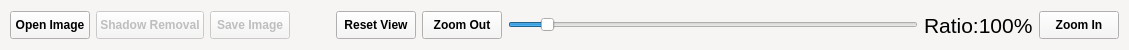
<?xml version="1.0" encoding="UTF-8"?>
<ui version="4.0">
 <class>MenuBar</class>
 <widget class="QWidget" name="MenuBar">
  <property name="geometry">
   <rect>
    <x>0</x>
    <y>0</y>
    <width>1129</width>
    <height>52</height>
   </rect>
  </property>
  <property name="minimumSize">
   <size>
    <width>0</width>
    <height>52</height>
   </size>
  </property>
  <property name="maximumSize">
   <size>
    <width>1152</width>
    <height>52</height>
   </size>
  </property>
  <property name="windowTitle">
   <string>Form</string>
  </property>
  <property name="toolTipDuration">
   <number>0</number>
  </property>
  <property name="styleSheet">
   <string notr="true">background-color: rgb(246, 245, 244);
border-color: rgb(94, 92, 100);</string>
  </property>
  <layout class="QHBoxLayout" name="horizontalLayout">
   <property name="sizeConstraint">
    <enum>QLayout::SetMinAndMaxSize</enum>
   </property>
   <property name="leftMargin">
    <number>10</number>
   </property>
   <property name="topMargin">
    <number>5</number>
   </property>
   <property name="rightMargin">
    <number>10</number>
   </property>
   <property name="bottomMargin">
    <number>5</number>
   </property>
   <item>
    <widget class="QPushButton" name="btn_open_img">
     <property name="enabled">
      <bool>true</bool>
     </property>
     <property name="sizePolicy">
      <sizepolicy hsizetype="Fixed" vsizetype="Fixed">
       <horstretch>0</horstretch>
       <verstretch>0</verstretch>
      </sizepolicy>
     </property>
     <property name="minimumSize">
      <size>
       <width>0</width>
       <height>28</height>
      </size>
     </property>
     <property name="maximumSize">
      <size>
       <width>16777215</width>
       <height>28</height>
      </size>
     </property>
     <property name="font">
      <font>
       <bold>true</bold>
      </font>
     </property>
     <property name="toolTipDuration">
      <number>-1</number>
     </property>
     <property name="autoFillBackground">
      <bool>false</bool>
     </property>
     <property name="styleSheet">
      <string notr="true"/>
     </property>
     <property name="text">
      <string>Open Image</string>
     </property>
     <property name="autoDefault">
      <bool>false</bool>
     </property>
     <property name="flat">
      <bool>false</bool>
     </property>
    </widget>
   </item>
   <item>
    <widget class="QPushButton" name="btn_shadow_removal">
     <property name="enabled">
      <bool>false</bool>
     </property>
     <property name="sizePolicy">
      <sizepolicy hsizetype="Fixed" vsizetype="Fixed">
       <horstretch>0</horstretch>
       <verstretch>0</verstretch>
      </sizepolicy>
     </property>
     <property name="minimumSize">
      <size>
       <width>0</width>
       <height>28</height>
      </size>
     </property>
     <property name="maximumSize">
      <size>
       <width>16777215</width>
       <height>28</height>
      </size>
     </property>
     <property name="font">
      <font>
       <bold>true</bold>
      </font>
     </property>
     <property name="styleSheet">
      <string notr="true"/>
     </property>
     <property name="text">
      <string>Shadow Removal</string>
     </property>
    </widget>
   </item>
   <item>
    <widget class="QPushButton" name="btn_save_image">
     <property name="enabled">
      <bool>false</bool>
     </property>
     <property name="sizePolicy">
      <sizepolicy hsizetype="Fixed" vsizetype="Fixed">
       <horstretch>0</horstretch>
       <verstretch>0</verstretch>
      </sizepolicy>
     </property>
     <property name="minimumSize">
      <size>
       <width>0</width>
       <height>28</height>
      </size>
     </property>
     <property name="maximumSize">
      <size>
       <width>16777215</width>
       <height>28</height>
      </size>
     </property>
     <property name="font">
      <font>
       <bold>true</bold>
      </font>
     </property>
     <property name="styleSheet">
      <string notr="true"/>
     </property>
     <property name="text">
      <string>Save Image</string>
     </property>
    </widget>
   </item>
   <item>
    <spacer name="horizontalSpacer_file">
     <property name="orientation">
      <enum>Qt::Horizontal</enum>
     </property>
     <property name="sizeType">
      <enum>QSizePolicy::Minimum</enum>
     </property>
     <property name="sizeHint" stdset="0">
      <size>
       <width>40</width>
       <height>20</height>
      </size>
     </property>
    </spacer>
   </item>
   <item>
    <widget class="QPushButton" name="btn_reset_view">
     <property name="sizePolicy">
      <sizepolicy hsizetype="Fixed" vsizetype="Fixed">
       <horstretch>0</horstretch>
       <verstretch>0</verstretch>
      </sizepolicy>
     </property>
     <property name="minimumSize">
      <size>
       <width>0</width>
       <height>28</height>
      </size>
     </property>
     <property name="maximumSize">
      <size>
       <width>16777215</width>
       <height>28</height>
      </size>
     </property>
     <property name="font">
      <font>
       <bold>true</bold>
      </font>
     </property>
     <property name="text">
      <string>Reset View</string>
     </property>
    </widget>
   </item>
   <item>
    <widget class="QPushButton" name="btn_zoom_out">
     <property name="sizePolicy">
      <sizepolicy hsizetype="Fixed" vsizetype="Fixed">
       <horstretch>0</horstretch>
       <verstretch>0</verstretch>
      </sizepolicy>
     </property>
     <property name="minimumSize">
      <size>
       <width>0</width>
       <height>28</height>
      </size>
     </property>
     <property name="maximumSize">
      <size>
       <width>16777215</width>
       <height>28</height>
      </size>
     </property>
     <property name="font">
      <font>
       <bold>true</bold>
      </font>
     </property>
     <property name="text">
      <string>Zoom Out</string>
     </property>
    </widget>
   </item>
   <item>
    <widget class="QSlider" name="slider_zoom">
     <property name="sizePolicy">
      <sizepolicy hsizetype="Preferred" vsizetype="Fixed">
       <horstretch>0</horstretch>
       <verstretch>0</verstretch>
      </sizepolicy>
     </property>
     <property name="minimumSize">
      <size>
       <width>0</width>
       <height>40</height>
      </size>
     </property>
     <property name="maximumSize">
      <size>
       <width>16777215</width>
       <height>40</height>
      </size>
     </property>
     <property name="mouseTracking">
      <bool>false</bool>
     </property>
     <property name="maximum">
      <number>100</number>
     </property>
     <property name="value">
      <number>8</number>
     </property>
     <property name="orientation">
      <enum>Qt::Horizontal</enum>
     </property>
    </widget>
   </item>
   <item>
    <widget class="QLabel" name="label_ratio">
     <property name="sizePolicy">
      <sizepolicy hsizetype="Fixed" vsizetype="Maximum">
       <horstretch>0</horstretch>
       <verstretch>0</verstretch>
      </sizepolicy>
     </property>
     <property name="minimumSize">
      <size>
       <width>0</width>
       <height>28</height>
      </size>
     </property>
     <property name="maximumSize">
      <size>
       <width>16777215</width>
       <height>28</height>
      </size>
     </property>
     <property name="font">
      <font>
       <pointsize>16</pointsize>
      </font>
     </property>
     <property name="text">
      <string>Ratio:100%</string>
     </property>
    </widget>
   </item>
   <item>
    <widget class="QPushButton" name="btn_zoom_in">
     <property name="sizePolicy">
      <sizepolicy hsizetype="Fixed" vsizetype="Fixed">
       <horstretch>0</horstretch>
       <verstretch>0</verstretch>
      </sizepolicy>
     </property>
     <property name="minimumSize">
      <size>
       <width>0</width>
       <height>28</height>
      </size>
     </property>
     <property name="maximumSize">
      <size>
       <width>16777215</width>
       <height>28</height>
      </size>
     </property>
     <property name="font">
      <font>
       <bold>true</bold>
      </font>
     </property>
     <property name="text">
      <string>Zoom In</string>
     </property>
    </widget>
   </item>
  </layout>
 </widget>
 <resources/>
 <connections/>
</ui>
